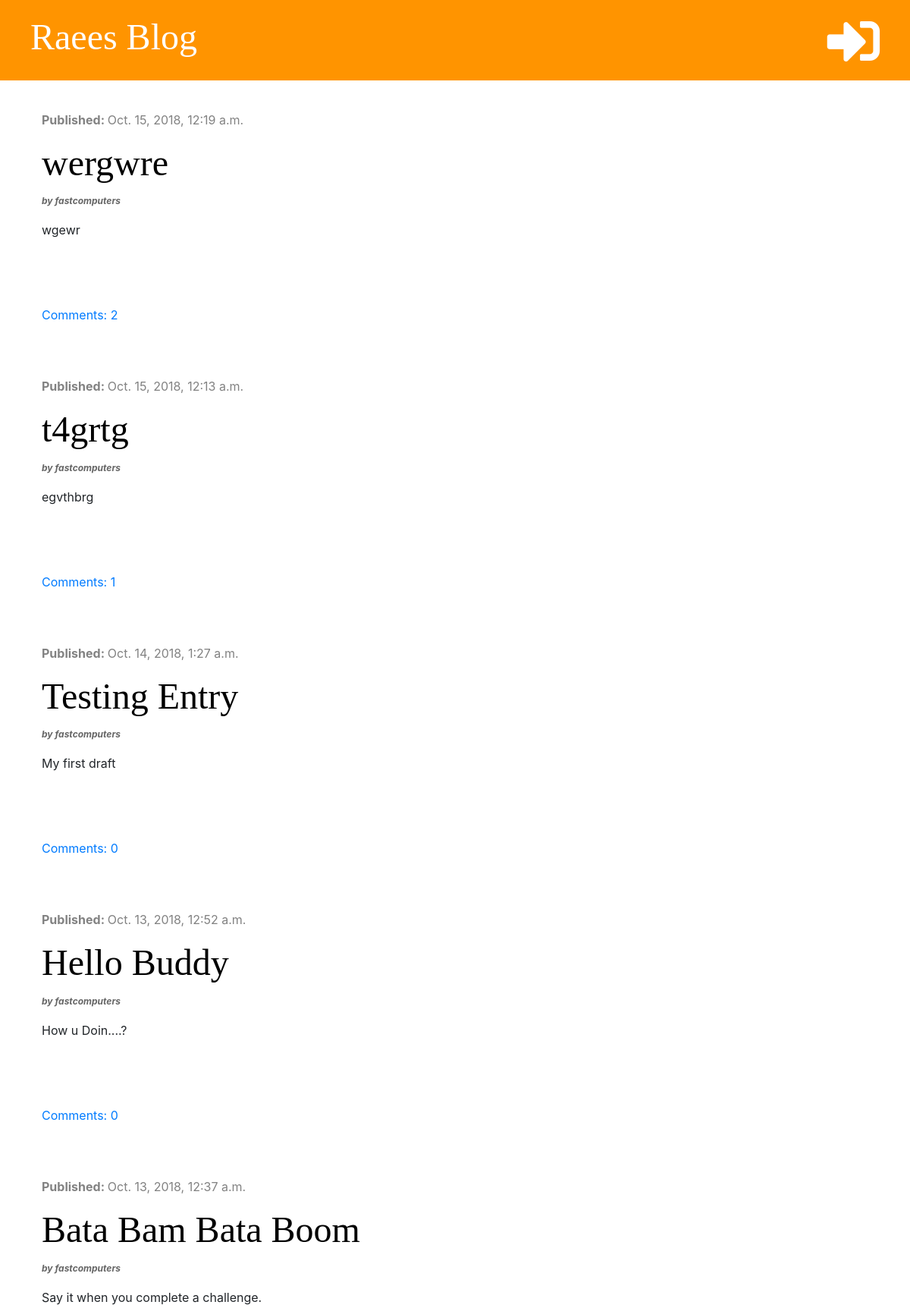
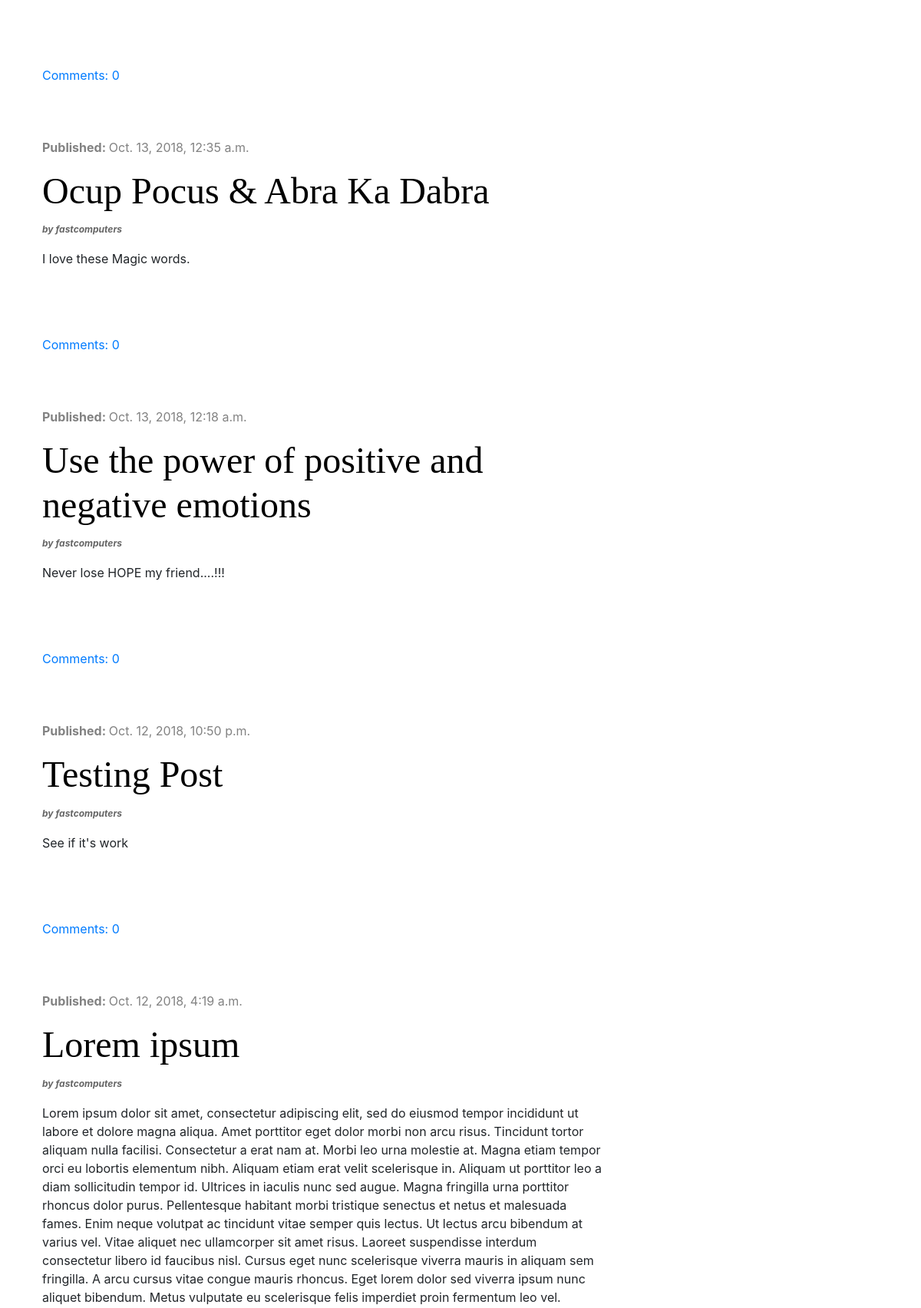
The page / (upper part) on the database its author committed (2 pictures, top to bottom).
### blog/models.py (models this page shows, shortened)
class Post(models.Model):
    author = models.ForeignKey('auth.User', on_delete=models.CASCADE)
    title = models.CharField(max_length=200)
    text = models.TextField()
    created_date = models.DateTimeField(default=timezone.now)
    published_date = models.DateTimeField(blank=True, null=True)
    def approved_comments(self):
        return self.comments.filter(approved=True)

### blog/views.py (the view)
# urls.py: path('', views.post_list, name='post_list'),
def post_list(request):
    posts = Post.objects.filter(published_date__lte=timezone.now()).order_by('-published_date')
    stuff_for_frontend = {'posts': posts}
    return render(request, 'blog/post_list.html', stuff_for_frontend)

### blog/templates/blog/post_list.html (shortened to what this page needs)
{% extends 'blog/base.html' %}
{% block content %}
    {% for post in posts %}
        <div class="post">
            <div class="date">
                <p><strong>Published: </strong>{{ post.published_date }}</p>
            </div>
            <p><h2><a href="{% url 'post_detail' pk=post.pk %}">{{ post.title }}</a></h2> <strong><i style="font-size:12px;color:#666;margin:0 0 10px"> by {{ post.author }}</i></strong></p>
            <p>{{ post.text|linebreaksbr }}</p><br><br><br>
            <a href="{% url 'post_detail' pk=post.pk %}">Comments: {{ post.approved_comments.count }}</a>
        </div>
    {% endfor %}
{% endblock %}

### blog/static/css/blog.css (style rules this page uses)
h1, h2, h3, h4 { font-family: 'Tangerine', 'Inconsolata', 'Droid Sans', serif; font-size: 48px; }
.date { color: #828282; }
.post { margin-bottom: 70px; }
.post h2 a { color: #000000; }

### rows shown on the page
Post: published_date "Oct. 15, 2018, 12:19 a.m.", title "wergwre", author "fastcomputers", text "wgewr", approved_comments.count "2"
Post: published_date "Oct. 15, 2018, 12:13 a.m.", title "t4grtg", author "fastcomputers", text "egvthbrg", approved_comments.count "1"
Post: published_date "Oct. 14, 2018, 1:27 a.m.", title "Testing Entry", author "fastcomputers", text "My first draft", approved_comments.count "0"
Post: published_date "Oct. 13, 2018, 12:52 a.m.", title "Hello Buddy", author "fastcomputers", text "How u Doin....?", approved_comments.count "0"
Post: published_date "Oct. 13, 2018, 12:37 a.m.", title "Bata Bam Bata Boom", author "fastcomputers", text "Say it when you complete a challenge.", approved_comments.count "0"
Post: published_date "Oct. 13, 2018, 12:35 a.m.", title "Ocup Pocus & Abra Ka Dabra", author "fastcomputers", text "I love these Magic words.", approved_comments.count "0"
Post: published_date "Oct. 13, 2018, 12:18 a.m.", title "Use the power of positive and negative emotions", author "fastcomputers", text "Never lose HOPE my friend....!!!", approved_comments.count "0"
Post: published_date "Oct. 12, 2018, 10:50 p.m.", title "Testing Post", author "fastcomputers", text "See if it's work", approved_comments.count "0"
Post: published_date "Oct. 12, 2018, 4:19 a.m.", title "Lorem ipsum", author "fastcomputers", text "Lorem ipsum dolor sit amet, consectetur adipiscing elit, sed do eiusmod tempor incididunt ut labore et dolore magna aliqua. Amet porttitor eget dolor morbi non arcu risus. Tincidunt tortor aliquam nulla facilisi. Consectetur a erat nam at. Morbi leo urna molestie at. Magna etiam tempor orci eu lobortis elementum nibh. Aliquam etiam erat velit scelerisque in. Aliquam ut porttitor leo a diam sollicitudin tempor id. Ultrices in iaculis nunc sed augue. Magna fringilla urna porttitor rhoncus dolor purus. Pellentesque habitant morbi tristique senectus et netus et malesuada fames. Enim neque volutpat ac tincidunt vitae semper quis lectus. Ut lectus arcu bibendum at varius vel. Vitae aliquet nec…"
